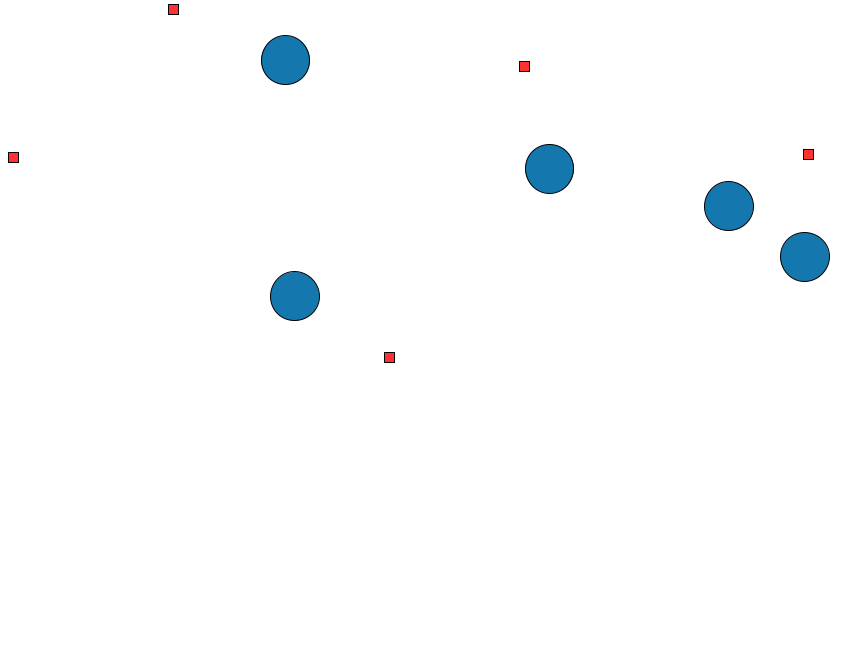
Frame 1 (no input)
Frame 60 (the mouse pressed at the canvas centre just before this capture): identical to frame 1, image omitted
Frame 120 (the mouse held since frame 60 and released just before this capture): identical to frame 1, image omitted

The Processing sketch that drew this single still picture (run headless with seeded random() and noise(); from frame 60 on, the mouse is pressed at the canvas centre):

// Processing sketch: TTCForces_Exercise
// ── TTCForces_Exercise.pde
//CSCI 5611 - Pathing and Crowd Sim
//Anticipatory Collision Avoidance (TTC-Forces) [Exercise]
// Stephen J. Guy <sjguy@umn.edu>

//NOTE: The simulation starts paused! Press the spacebar to run it.

/*
TODO:
  1. Currently, there are no forces acting on the agents. Add a goal force that penalizes
     the difference between an agent's current velocity and it's goal velocity.
     i.e., goal_force = goal_vel-current_vel; acc += goal_force
  1a. Scale the goal force by the value k_goal. Find a value of k_goal that lets the agents
     smoothly reach their goal without overshooting it first.
     i.e., goal_force = k_goal*(goal_vel-current_vel); acc += goal_force
  2. Finish the function computeTTC() so that it computes the time-to-collision (TTC) between
     two agents given their positions, velocities and radii. Your implementation should likely
     call rayCircleIntersectTime to compute the time a ray intersects a circle as part of
     determining the time to collision. (i.e., at what time would a ray moving at your
     current relative velocity intersect the Minkowski sum of the obstacle and your reflection?)
     If there is no collision, return a TTC of -1.
     ie., TTC(A,B) = Ray-Disk(A's position, relative velocity, B's position, combined radius)
  2a. Test computeTTC() with some scenarios where you know the (approximate) true value.
  3. Compute an avoidance force as follows:
       - Find the ttc between agent "id" and it's neighbor "j" (make sure id != j)
       - If the ttc is negative (or there is no collision) then there is no avoidance force w.r.t agent j
       - Predict where both agent's well be at the moment of collision (time = TTC)
         ie., A_future = A_current + A_vel*ttc; B_future + B_current + B_vel*ttc
       - Find the relative vector between the agents at the moment of collision, normalize it
         i.e, relative_future_direction = (A_future - B_future).normalized()
       - Compute the per-agent avoidance force by scaling this direction by k_avoid and
         dividing by ttc (smaller ttc -> more urgent collisions)
         acc += k_avoid * (1/ttc) * relative_future_direction
      The final force should be the avoidance force for each neighbor plus the overall goal force.
      Try to find a balance between k_avoid and k_goal that gives good behavior. Note: you may need a
      very large value of k_goal to avoid collisions between agents.
   4. Make the following simulation improvements:
     - Draw agents with a slightly smaller radius than the one used for collisions
     - When an agent reaches its goal, stop it from reacting to other agents
   5. Finally, place 2 more agents in the scene and try to make an interesting scenario where the
      agents interact with each other.

CHALLENGE:
  1. Give agents a maximum force and maximum velocity and don't let them violate these constraints.
  2. Start two agents slightly colliding. Update the approach to better handle collisions.
  3. Add a static obstacle for the agent to avoid (hint: treat it as an agent with 0 velocity).
*/

static int maxNumAgents = 5;
int numAgents = 5;

float k_goal = 5;  //TODO: Tune this parameter to agent stop naturally on their goals
float k_avoid = 100;
float agentRad = 25;
float goalSpeed = 100;

//The agent states
Vec2[] agentPos = new Vec2[maxNumAgents];
Vec2[] agentVel = new Vec2[maxNumAgents];
Vec2[] agentAcc = new Vec2[maxNumAgents];

//The agent goals
Vec2[] goalPos = new Vec2[maxNumAgents];

void setup(){
  size(850,650);
  resetSimulation();
  
  println("Press <space> to unpause");
  println("Press 'r' to reset");
}

void resetSimulation(){
  //Set initial agent positions and goals
  for (int i = 0; i < numAgents; i++){ 
    agentPos[i] = new Vec2(random(850),random(650)); 
    goalPos[i] = new Vec2(random(850),random(650));
  }
  
  //Set initial velocities to cary agents towards their goals
  for (int i = 0; i < numAgents; i++){
    agentVel[i] = goalPos[i].minus(agentPos[i]);
    if (agentVel[i].length() > 0)
      agentVel[i].setToLength(goalSpeed);
  }
}

//When will agents 1 and 2 collide if they keep their current velocities?
float computeTTC(Vec2 pos1, Vec2 vel1, float radius1, Vec2 pos2, Vec2 vel2, float radius2){
  //return -1;
  float combinedRadius = radius1+radius2;
  Vec2 relativeVelocity = vel1.minus(vel2);
  float ttc = rayCircleIntersectTime(pos2, combinedRadius, pos1, relativeVelocity);
  return ttc;
}

// Compute attractive forces to draw agents to their goals, 
// and avoidance forces to anticipatory avoid collisions
Vec2 computeAgentForces(int id){
  //TODO: Make this better
  Vec2 acc = new Vec2(0,0);
  
  
  Vec2 goalVel = goalPos[id].minus(agentPos[id]);
  if (goalVel.length() > goalSpeed) goalVel.setToLength(goalSpeed);
  Vec2 goalForce = (goalVel.minus(agentVel[id]));
  acc.add(goalForce.times(k_goal));
  
  if (goalVel.length() < 5) return acc;
  

  for (int j = 0; j < numAgents; j++){
    if (j == id) continue;
    float ttc = computeTTC(agentPos[id],agentVel[id], agentRad, agentPos[j],agentVel[j], agentRad);
    Vec2 futurePos_id = agentPos[id].plus(agentVel[id].times(ttc));
    Vec2 futurePos_j = agentPos[j].plus(agentVel[j].times(ttc));
    Vec2 avoidDir = futurePos_id.minus(futurePos_j).normalized();
    Vec2 avoidForce = avoidDir.times(1/ttc);
    //println(ttc, avoidForce.x, avoidForce.y);
    if (ttc > 0){
      acc.add(avoidForce.times(k_avoid));
    }
  }
  
  return acc;
}


//
void moveAgent(float dt){
  //Compute accelerations for every agents
  for (int i = 0; i < numAgents; i++){
    agentAcc[i] = computeAgentForces(i);
  }
  //Update position and velocity using (Eulerian) numerical integration
  for (int i = 0; i < numAgents; i++){
    agentVel[i].add(agentAcc[i].times(dt));
    agentPos[i].add(agentVel[i].times(dt));
  }
}

boolean paused = true;
void draw(){
  background(255,255,255); //White background
  
  //Update agent if not paused
  if (!paused){
    moveAgent(1.0/frameRate);
  }
  
  //Draw goal rectangle
  fill(255,50,50);
  for (int i = 0; i < numAgents; i++){
    rect(goalPos[i].x-5, goalPos[i].y-5, 10, 10);
  }
  
  //Draw the agents
  fill(20,120,175);
  for (int i = 0; i < numAgents; i++){
    circle(agentPos[i].x, agentPos[i].y, agentRad*1.95); //Shrink drawn radius
  }
}

//Pause/unpause the simulation
void keyPressed(){
  if (key == ' ') paused = !paused;
  if (key == 'r') resetSimulation();
}

///////////////////////
float rayCircleIntersectTime(Vec2 center, float r, Vec2 l_start, Vec2 l_dir){
  //Compute displacement vector pointing from the start of the line segment to the center of the circle
  Vec2 toCircle = center.minus(l_start);
  
  //Solve quadratic equation for intersection point (in terms of l_dir and toCircle)
  float a = l_dir.length()*l_dir.length(); 
  float b = -2*dot(l_dir,toCircle); //-2*dot(l_dir,toCircle)
  float c = toCircle.lengthSqr() - (r*r); //different of squared distances
  
  float d = b*b - 4*a*c; //discriminant 
  
  if (d >=0 ){ 
    //If d is positive we know the line is colliding
    float t = (-b - sqrt(d))/(2*a); //Optimization: we typically only need the first collision! 
    if (t >= 0) return t;
    return -1;
  }
  
  return -1; //We are not colliding, so there is no good t to return 
}

//////////////////////
//Vector Library
//CSCI 5611 Vector 2 Library [Example]
//////////////////////

public class Vec2 {
  public float x, y;
  
  public Vec2(float x, float y){
    this.x = x;
    this.y = y;
  }
  
  public String toString(){
    return "(" + x+ "," + y +")";
  }
  
  public float length(){
    return sqrt(x*x+y*y);
  }
  
  public float lengthSqr(){
    return x*x+y*y;
  }
  
  public Vec2 plus(Vec2 rhs){
    return new Vec2(x+rhs.x, y+rhs.y);
  }
  
  public void add(Vec2 rhs){
    x += rhs.x;
    y += rhs.y;
  }
  
  public Vec2 minus(Vec2 rhs){
    return new Vec2(x-rhs.x, y-rhs.y);
  }
  
  public Vec2 times(float rhs){
    return new Vec2(x*rhs, y*rhs);
  }
  
  public void clampToLength(float maxL){
    float magnitude = sqrt(x*x + y*y);
    if (magnitude > maxL){
      x *= maxL/magnitude;
      y *= maxL/magnitude;
    }
  }
  
  public void setToLength(float newL){
    float magnitude = sqrt(x*x + y*y);
    x *= newL/magnitude;
    y *= newL/magnitude;
  }
  
  public Vec2 normalized(){
    float magnitude = sqrt(x*x + y*y);
    return new Vec2(x/magnitude, y/magnitude);
  }
  
}

float dot(Vec2 a, Vec2 b){
  return a.x*b.x + a.y*b.y;
}
